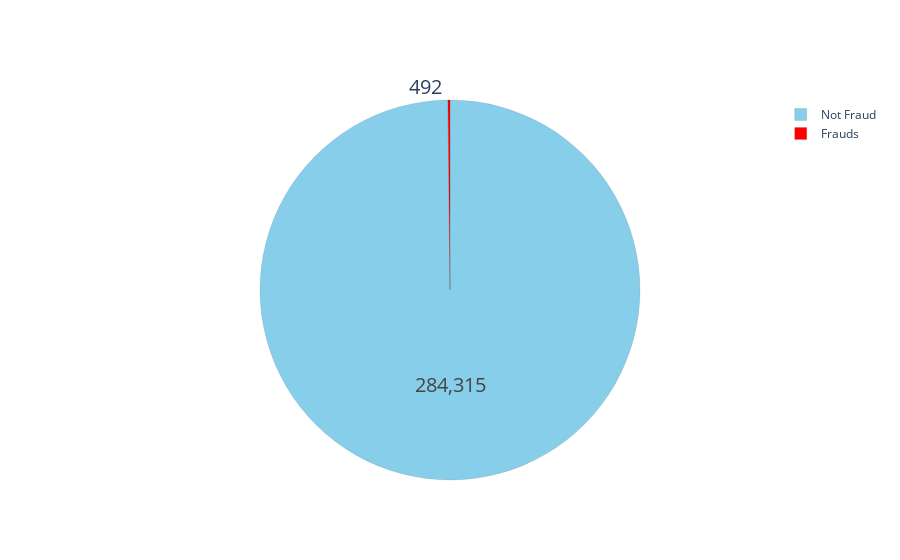

The code cell stored with this chart in its notebook:
### Code cell
# plotting a pie chart for fraud and non-fraud transactions

fraud_or_not = data["Class"].value_counts().tolist()

labels = ['Not Fraud','Frauds']
values = [fraud_or_not[0], fraud_or_not[1]]
colors = ['skyblue', 'red']

trace = go.Pie(labels=labels, values=values, textinfo='value', 
               textfont=dict(size=20),
               marker=dict(colors=colors, line=dict(color='#000000', width=0.1)))

plotly.offline.iplot([trace], filename='styled_pie_chart')

### Figure 1 — Plotly figure (JSON) as saved in the notebook; plotly's stock layout.template omitted (floating-point values rounded to 4 significant figures)
{"data": [{"labels": ["Not Fraud", "Frauds"], "marker": {"colors": ["skyblue", "red"], "line": {"color": "#000000", "width": 0.1}}, "textfont": {"size": 20}, "textinfo": "value", "type": "pie", "values": [284315, 492]}], "layout": {}}
